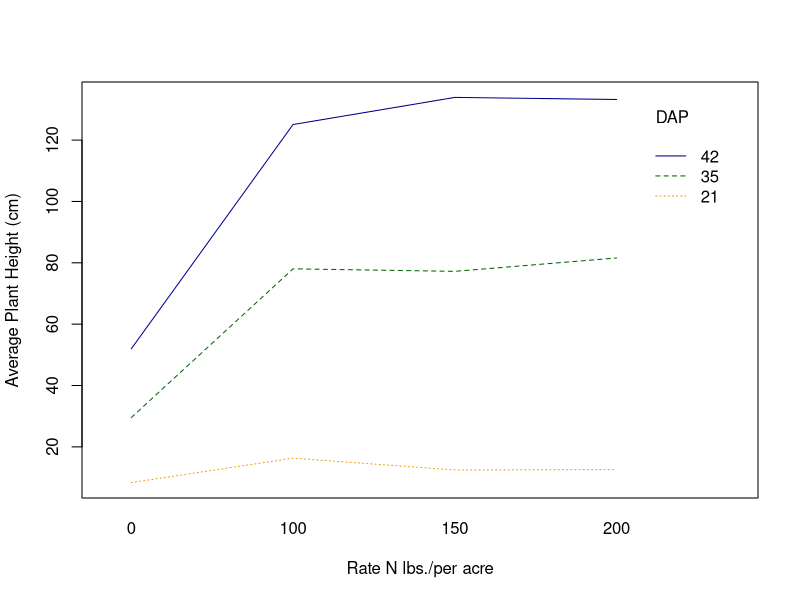
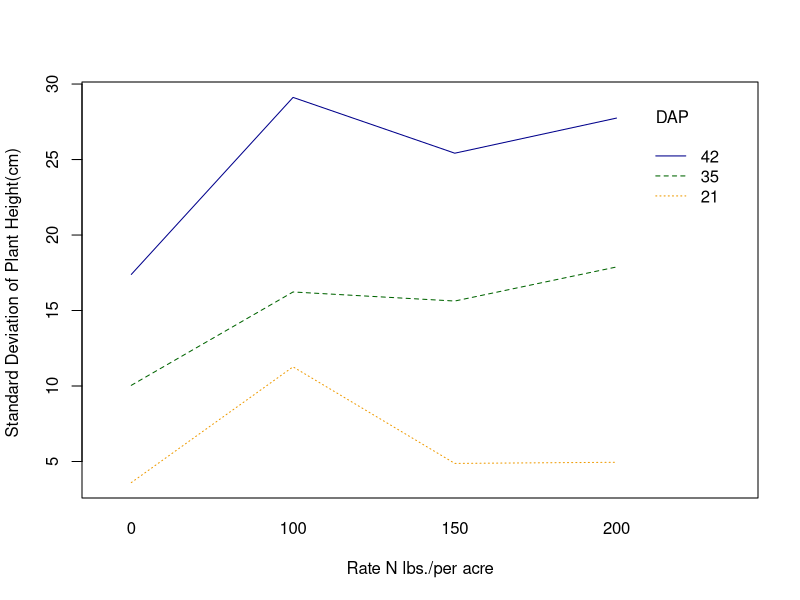

Source code (R) for these figures, in order:
library(tidyverse)
library(ggplot2)
data <-read_csv("GaF Plant Height.csv")
select(data,'Rate','Unit','Rep','Height_cm')
Data2 <- data %>%
  group_by(Rate, DAP) %>%
  summarise(APH = mean(Height_cm),
            SDPH = sd(Height_cm)) %>%
  arrange(DAP)
Two_way_ANOVA_APH<- aov(APH~Rate*DAP, data = Data2) 
summary(Two_way_ANOVA_APH)
interaction.plot(Data2$Rate,
                 factor(Data2$DAP),
                 Data2$APH,
                 xlab = "Rate N lbs./per acre",
                 ylab = "Average Plant Height (cm)",trace.label = "DAP",
                 col = c("orange2","darkgreen","blue4"))

interaction.plot(Data2$Rate,
                 factor(Data2$DAP),
                 Data2$SDPH,
                 xlab="Rate N lbs./per acre",
                 ylab ="Standard Deviation of Plant Height(cm) ", trace.label = "DAP",
                 col = c("orange2","darkgreen","blue4"))
